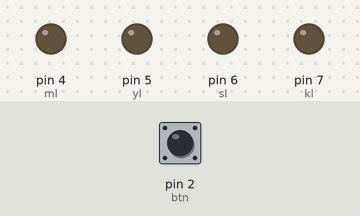
Recording of a sketch running on a simulated Arduino Uno, built with avr-gcc and run on an emulated ATmega328P. On the bench: output pins drawn as LEDs (lit = HIGH). Dashed ring = blinking. Inputs (shaded band) come from the test bench; at power-on: pin 2 (btn) LOW.

Above: at 1.2 s.
1.3 s: pin 2 (btn) pulled HIGH for 1 s
At 2.4 s:
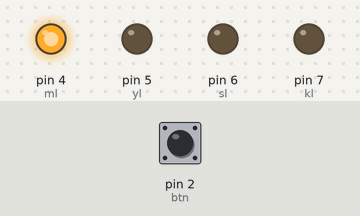
3.8 s: pin 2 (btn) pulled HIGH for 0.15 s
At 4.3 s:
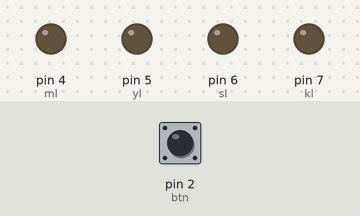
5.4 s: pin 2 (btn) pulled HIGH for 3.2 s
At 9.0 s:
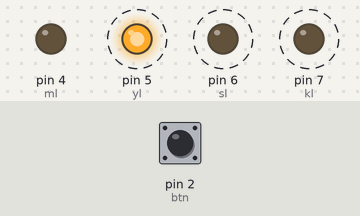
Timing chart, 0 to 10.5 s (numbered marks = the images above; inputs shaded):
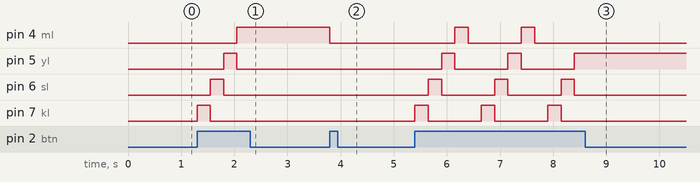

The sketch:

proje7.ino
```cpp
//-------------------------------------
int kl = 7;
int sl = 6;
int yl = 5;
int ml = 4;
int btn = 2;
int syc = 0;
//syc değeri
//0 -> Tüm ledler sönük
//1 -> Kırmızı led yanıyor
//2 -> Sarı led yanıyor
//3 -> Yeşil led yanıyor
//4 -> Mavi led yanıyor
//-------------------------------------
void setup()
{
  for(int i = 7; i >= 4; i--)//İki satırda tüm pinler çıkış
    pinMode(i, OUTPUT);
  pinMode(btn, INPUT);

  for(int i = 7; i >= 4; i--)//İki satırda tüm ledler sönük
    digitalWrite(i, LOW);
}
//-------------------------------------
void loop()
{
  if(digitalRead(btn) == HIGH)
  {
    syc++;

    if(syc == 1)
      digitalWrite(kl, HIGH);
    else if(syc == 2)
    {
      digitalWrite(kl, LOW);
      digitalWrite(sl, HIGH);
    }
    else if(syc == 3)
    {
      digitalWrite(sl, LOW);
      digitalWrite(yl, HIGH);
    }
    else if(syc == 4)
    {
      digitalWrite(yl, LOW);
      digitalWrite(ml, HIGH);
    }
    else//Sayaç 5 durumudur
    {
      digitalWrite(ml, LOW);
      syc = 0;
    }
    delay(250);
  }
}
//-------------------------------------
```

Measured:
- after the input at 1.3 s, pin 4 (ml): LOW → HIGH after 0.75 s; pin 5 (yl): LOW → HIGH after 0.50 s, → LOW 0.25 s later; pin 6 (sl): LOW → HIGH after 0.25 s, → LOW 0.25 s later; pin 7 (kl): LOW → HIGH at once, → LOW 0.25 s later
- after the input at 3.8 s, pin 4 (ml): HIGH → LOW at once
- after the input at 5.4 s, pin 4 (ml): alternates HIGH for 0.25 s and LOW for 1.0 s, 4 changes in all, then stays LOW, starting after 0.75 s; pin 5 (yl): alternates HIGH for 0.25 s and LOW for 1.0 s, 5 changes in all, then stays HIGH, starting after 0.50 s
